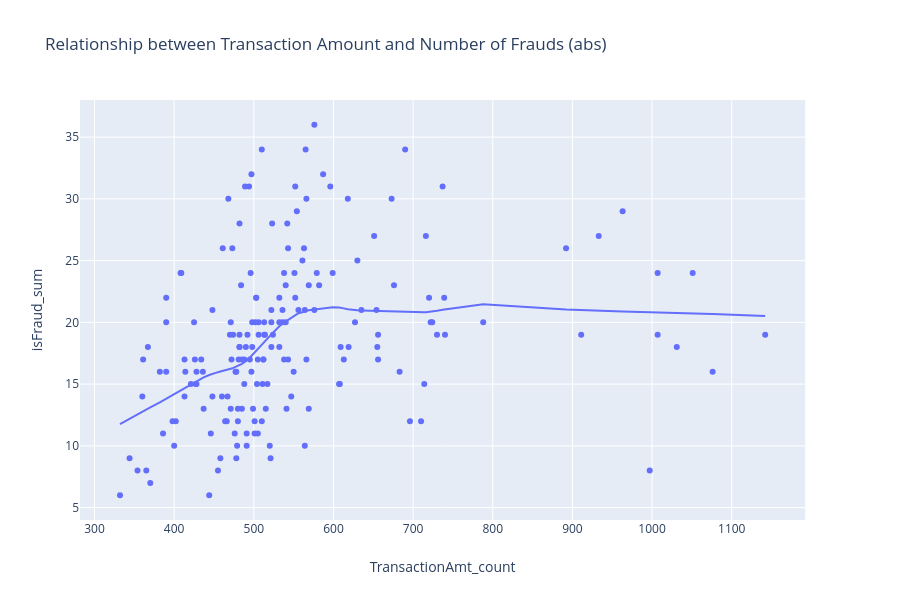

Source (notebook cell):
### Code cell
px.scatter(train_trx_date,x="TransactionAmt_count",y="isFraud_sum",trendline='lowess',title='Relationship between Transaction Amount and Number of Frauds (abs)')

### Figure 1 — Plotly figure (JSON) as saved in the notebook; plotly's stock layout.template omitted (floating-point values rounded to 4 significant figures; data arrays with more than 128 entries replaced by an {"elided": "..."} marker saying what was removed)
{"data": [{"hoverlabel": {"namelength": 0}, "hovertemplate": "TransactionAmt_count=%{x}<br>isFraud_sum=%{y}", "legendgroup": "", "marker": {"color": "#636efa", "symbol": "circle"}, "mode": "markers", "name": "", "showlegend": false, "type": "scatter", "x": {"elided": "182 int values"}, "xaxis": "x", "y": {"elided": "182 int values"}, "yaxis": "y"}, {"hoverlabel": {"namelength": 0}, "hovertemplate": "<b>LOWESS trendline</b><br><br>TransactionAmt_count=%{x}<br>isFraud_sum=%{y} <b>(trend)</b>", "legendgroup": "", "marker": {"color": "#636efa", "symbol": "circle"}, "mode": "lines", "name": "", "showlegend": false, "type": "scatter", "x": {"elided": "182 int values"}, "xaxis": "x", "y": {"elided": "182 float values"}, "yaxis": "y"}], "layout": {"height": 600, "legend": {"tracegroupgap": 0}, "title": {"text": "Relationship between Transaction Amount and Number of Frauds (abs)"}, "xaxis": {"anchor": "y", "domain": [0.0, 0.98], "title": {"text": "TransactionAmt_count"}}, "yaxis": {"anchor": "x", "domain": [0.0, 1.0], "title": {"text": "isFraud_sum"}}}}
